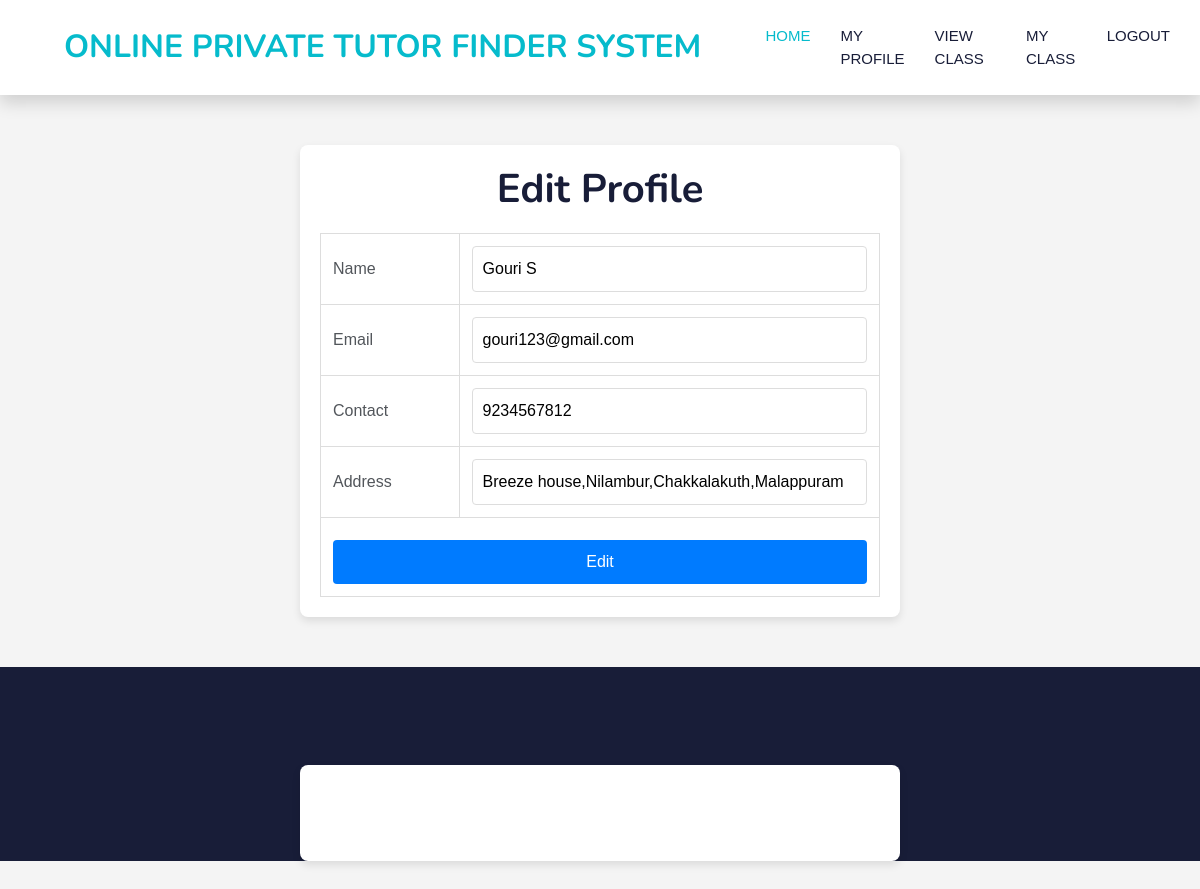
Screenshot of /Project/Student/Editprofile.php (signed in) with the database file from the repository.
### tables this page shows
CREATE TABLE `tbl_student` (
  `student_id` int(11) NOT NULL,
  `student_name` varchar(30) NOT NULL,
  `student_email` varchar(40) NOT NULL,
  `student_gender` varchar(30) NOT NULL,
  `student_contact` varchar(50) NOT NULL,
  `student_address` varchar(45) NOT NULL,
  `student_dob` varchar(20) NOT NULL,
  `student_password` varchar(25) NOT NULL,
  `student_photo` varchar(70) NOT NULL,
  `place_id` int(11) NOT NULL
);

### Project/Student/Editprofile.php (the view, shortened to what this page needs)
<?php
include('../Assets/connection/connection.php');
include("Head.php");
$sel="select * from tbl_student  where student_id='".$_SESSION['studentid']."'";
$row=$Conn->query($sel);
$data=$row->fetch_assoc();
?>
    <!DOCTYPE html>
<html lang="en">
<head>
</head>
<body>
<div class="container">
    <h1>Edit Profile</h1>
    <form id="form1" name="form1" method="post" action="">
        <table>
            <tr>
                <td>Name</td>
                <td>
                    <input type="text" name="txtname" id="txtname" value="<?php echo $data['student_name']?>" title="Name allows only alphabets, spaces, and the first letter must be capital letter" pattern="^[A-Z]+[a-zA-Z ]*$" required />
                </td>
            </tr>
            <tr>
                <td>Email</td>
                <td>
                    <input type="email" value="<?php echo $data['student_email']?>" required name="txt_email" />
                </td>
            </tr>
            <tr>
                <td>Contact</td>
                <td>
                    <input type="text" name="txtcontact" id="txtcontact" value="<?php echo $data['student_contact']?>" required pattern="[7-9]{1}[0-9]{9}" title="Phone number must start with 7-9 followed by 9 digits (0-9)" />
                </td>
            </tr>
            <tr>
                <td>Address</td>
                <td>
                    <input type="text" name="txtaddress" id="txtaddress" value="<?php echo $data['student_address']?>" required />
                </td>
            </tr>
            <tr>
                <td colspan="2" align="center">
                    <input type="submit" name="btnedit" id="btnedit" value="Edit" />
                </td>
            </tr>
        </table>
    </form>
</div>
</body>
</html>
<?php
include("Foot.php");
?>

### Project/Assets/Template/Main/css/style.css (style rules this page uses)
:root { --primary: #06BBCC; --light: #F0FBFC; --dark: #181d38; }

### Project/Student/Editprofile.php (style rules this page uses)
body { font-family: Arial, sans-serif; background-color: #f4f4f4; margin: 0; padding: 0; }
.container { width: 100%; max-width: 600px; margin: 50px auto; background-color: #fff; padding: 20px; box-shadow: 0px 4px 8px rgba(0,0,0,0.1); border-radius: 8px; }
h1 { text-align: center; margin-bottom: 20px; }
table { width: 100%; border-collapse: collapse; }
th, td { padding: 12px; text-align: left; }
td { border: 1px solid #ddd; }
input[type="text"], input[type="email"] { width: 100%; padding: 10px; border: 1px solid #ddd; border-radius: 4px; box-sizing: border-box; }
input[type="submit"] { background-color: #007bff; color: white; padding: 10px; border: none; border-radius: 4px; cursor: pointer; width: 100%; margin-top: 10px; }

### rows the page displays
tbl_student: txtname "Gouri S", txt_email "gouri123@gmail.com", txtcontact "9234567812", txtaddress "Breeze house,Nilambur,Chakkalakuth,Malappuram"
